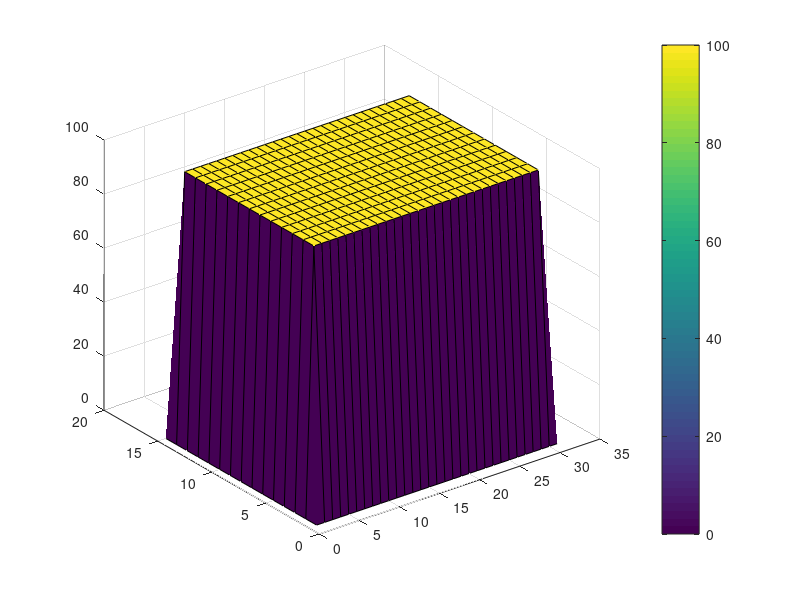

Source code (MATLAB): (Note: this script raises an error after producing the figure.)
clc
clear all
close all

% Calculates E(x,y,k,theta) from energy balance equation.

% The equation to solve is:
% E(x,y,k,th)_{n+1} = E(x,y,k,th)_n + delt * (-Cg cos(th)dE/dx -Cg sin(th)dE/dy + Sin + Snl - Sds).
% Dimensions of x, y, k, th are m, n, ,o, p.

%%%%%%%%%%%%%%%%%%%%%%%%%%%%%%%%%%%%%%%%%%%%%%%%%%%%%%%%%%%%%%%%%%%%%%%%%%%%%%%%%%%%%%%%%%%%%%%%%%%%%%%%%%%%%%%%%%%%%%%%%%%%%%%%%%%%%
%%%%%%%%%%%%%%%%%%%%%%%%%%%%%%%%%%%%%%%%%%%%%%%%%%%%%%%%%%%%%%%%%%%%%%%%%%%%%%%%%%%%%%%%%%%%%%%%%%%%%%%%%%%%%%%%%%%%%%%%%%%%%%%%%%%%%
tic

% prepare log file for commands
dfile=[datestr(now,'mmddyyyy_HHMMSS'),'_FetchLaws.txt'];
diary(dfile);
diary on;

% create output directory for results
parentFolder = fileparts(pwd);
TitanResults = sprintf('%s\\Titan%s', pwd);
if ~exist(TitanResults, 'dir')
  mkdir(TitanResults);
end


%% MODEL SET UP %%

%% global constants %%
kappa = 0.4; % Von-Karman constant

%% grid %%
m = 31; % number of gridpoints in x-direction
n = 15; % number of gridpoints in y-direction
p = 288; % number of angular (th) bins. Note: p must be factorable by 8 for octants.
o = 25; % numner of frequency bins

%% delt:
mindelt = 0.0001; % Minimum delt to minimize oscillations of delt to very small values
maxdelt = 2000.0; % Limit of delt to prevent large values as wind ramps up at startup

%% frequency limits:
f1 = 0.05;
f2=35;

%% frequency bins
oa = 7; % top bin advected
ol = 1:oa; % bin numbers for long frequencies
os = oa+1:o; % bin numbers for short frequencies.
op = [p/2+1:p 1:p/2]; % opposite direction from p 
orm = p:-1:1; % reflected directions (100% reflection at y-boundaries)

% wind profile:
zref = 20; % reference height for wind speed [m]
z = 10; % height of measured wind speed [m]
wfac = 0.035; % winddrift fraction of Uz 

%% LAKE OF INTEREST %%
% Titan, Punga Mare
long = 29; % longitude
lati = 8; % latitude
nu = 0.0031/1e4; % kinematic viscotity [m2/s] for pure methane
sfcT = 0.018; % surface tension of lake [N/m]
rhow = 465; % density of liquid [kg/m3]

%% TITAN CONSTANTS %%
sfcpress = 1.5*[101300]; % surface pressure [Pa].
sfctemp = 92; % surface temperature [K]
kgmolwt = 0.028; % gm molecular weight [Kgm/mol]
RRR = 8.314; % Universal gas constant [J/K/mol]
rhoa = sfcpress*kgmolwt/(RRR*sfctemp); % air density [kg/m3]
g = 1.35; % gravity [m/s2]
nua = 0.0126/1e4; % atmospheric gas viscosity [m2/s]
rhorat = rhoa/rhow; % air/water density ratio

%% WIND CLIMATE %%
gust = 0; % Gust factor applied to wind at each time step
UUvec = [0.4:.1:3.3]; % wind velocities of interest [m/s]
wind_direction = 0; % direction of incoming wind
Cd=1.2*ones(n,n); % coefficient of friction is uniform over entire grid at 1.2

%% wavenumber:
kutoff = 1000; % wavenumber cut-off due to Kelvin-Helmholtz
kcg = sqrt(g*rhow/sfcT); % wavenumber of slowest waves aka capillary-gravity wave minimum
kcgn = 1.0*kcg; % n power min is not shifted wrt kcg
kcga = 1.15*kcg; % a min is shifted above kcg

%% wave angle
waveang = ([0:p-1]-p/2+0.5)*(360/p)*(pi/180);
waveang = repmat(waveang,[o 1 m n]);
waveang=shiftdim(waveang,2);

% theta
th = ([0:p-1]-p/2+0.5)*(360/p)*(pi/180);
tth = ([0:p-1])*(360/p)*(pi/180); % angular difference between short waves and longer waves.

%% indices for refraction rotation.
cw = [p 1:p-1];
ccw = [2:p 1];

%% upwave indices for advective term.
xp = [1 1:m-1];
yp = [1 1:n-1];
xm = [2:m m];
ym = [2:n n];

%% not sure?
cp = find(cos(th) > 0);
cm = find(cos(th) < 0);
sp = find(sin(th) > 0);
sm = find(sin(th) < 0);

% reshape not sure
cth = repmat(cos(th),[o 1 m n]);
cth=shiftdim(cth,2);
sth = repmat(sin(th),[o 1 m n]);
sth=shiftdim(sth,2);
cth2 = repmat(cos(tth).^2,[o 1 m n]);
cth2=shiftdim(cth2,2);

%% facs (fraction?)
mss_fac = 240; % MSS adjustment to Sdiss. 2000 produces very satisfactory overshoot, 400 does not
Sds_fac = 1.0;% This is fac with variable power nnn in Sds.
Sdt_fac = 0.001;
Sbf_fac = 0.002;% Select for bottom roughness. 0.004 is for smooth sandy bottom as in GOM.

%% Geographic deltas?
Delx = 1000.0; % Titan [m]
Dely = 1000.0; % Titan [m]
dely = Dely*ones(m,n,o,p);
delx = Delx*ones(m,n,o,p);
mindelx = min(squeeze(delx(1,:,1,1)));

%% Time to run model
numdays = 1;
Time = 10000; % full time to run
Tsteps =2; % number of times run?
slostart = 1; % what is this?

% for saving data
file = 1; % for filename 

% something for time evolution of model
explim = 0.1;

%%%%%%%%%%%%%%%%%%%%%%%%%%%%%%%%%%%%%%%%%%%%%%%%%%%%%%%%%%%%%%%%%%%%%%%%%%%%%%%%%%%%%%%%%%%%%%%%%%%%%%%%%%%%%%%%%%%%%%%%%%%%%%%%%%%%%
%%%%%%%%%%%%%%%%%%%%%%%%%%%%%%%%%%%%%%%%%%%%%%%%%%%%%%%%%%%%%%%%%%%%%%%%%%%%%%%%%%%%%%%%%%%%%%%%%%%%%%%%%%%%%%%%%%%%%%%%%%%%%%%%%%%%%
%% LAKE GEOMETRY

% LAKE EXAMPLE 1: Constant Depth
D = 100*ones(m,n); % constant liquid depth [m]

% LAKE EXAMPLE 2: Conical Island (how is this a cone?)
%
%ccm=36; % x-location of island
%ccn=26; % y-location of island
%
%D=zeros(m,n); % initialize depth array
% 
% for j1=1:m
%     for j2=1:n
%         D(j1,j2) = 2*abs((j1-ccm) + 1i*(j2-ccn)) - 9;
%     end
% end


D(D<=0) = 0; % all negative depths should be set to zero

% lateral boundaries are absorptive
D(:,1)=0;
D(1,:)= 0;
D(:,end)=0;
D(end,:)=0;

%% ocean currents
Uer=0*D + 0.0; % Eastward current [m/s]
Uei=0*D + 0.0; % Northward current [m/s]

%% PLOT OF BATHYMETRY
[xplot,yplot] = meshgrid(1:m,1:n);
figure;
surf(xplot',yplot',D,'EdgeColor','k')
myc = colorbar;
myc.Label.String = 'Liquid Depth [m]';
title('Lake Model Bathymetry')


%%%%%%%%%%%%%%%%%%%%%%%%%%%%%%%%%%%%%%%%%%%%%%%%%%%%%%%%%%%%%%%%%%%%%%%%%%%%%%%%%%%%%%%%%%%%%%%%%%%%%%%%%%%%%%%%%%%%%%%%%%%%%%%%%%%%%
%%%%%%%%%%%%%%%%%%%%%%%%%%%%%%%%%%%%%%%%%%%%%%%%%%%%%%%%%%%%%%%%%%%%%%%%%%%%%%%%%%%%%%%%%%%%%%%%%%%%%%%%%%%%%%%%%%%%%%%%%%%%%%%%%%%%%

%% Snl %%

% dominant frequency (I think)
dlnf=(log(f2)-log(f1))/(o-1);
f = exp(log(f1)+[0:o-1]*dlnf);
dom = 2*pi*dlnf.*f;

% diffusion in two frequencies (bf1, bf2) and in two directions (bt1, bt2)
%   bf1 + bf2 = 1
%   bt1 + bt2 = 1
bf1 = exp(-15.73*dlnf*dlnf);
bf2 = exp(-15.73*4*dlnf*dlnf); 
bf1a = bf1/(bf1 + bf2);
bf2 = bf2/(bf1 + bf2);
bf1 = bf1a;

% Compute Snl_fac (downshifting is not a function of A)
A = exp(dlnf);
B = A.*A;
fac = bf1.*(1-1/B) + bf2.*(1-1./B.^2);
Snl_fac = ((1.0942/A)^1.9757)/fac;

fprintf('Snl_fac: %.3f\n',Snl_fac);


%%%%%%%%%%%%%%%%%%%%%%%%%%%%%%%%%%%%%%%%%%%%%%%%%%%%%%%%%%%%%%%%%%%%%%%%%%%%%%%%%%%%%%%%%%%%%%%%%%%%%%%%%%%%%%%%%%%%%%%%%%%%%%%%%%%%%
%%%%%%%%%%%%%%%%%%%%%%%%%%%%%%%%%%%%%%%%%%%%%%%%%%%%%%%%%%%%%%%%%%%%%%%%%%%%%%%%%%%%%%%%%%%%%%%%%%%%%%%%%%%%%%%%%%%%%%%%%%%%%%%%%%%%%

%% Sdiss %%

% initialize for computing wavenumbers at each depth in the x,y grid

wn(:,:,:) = ones(m,n,o);
nnn(:,:,:) = ones(m,n,o);
ann(:,:,:) = ones(m,n,o);

addpath 'C:\Users\schne\OneDrive\Desktop\Main\Work\MIT\Github_Repos\umwm_titan' % need to add wavegkt() function call

for jm = 1:m
    for jn = 1:n
        if D(jm,jn) > 0
            wn(jm,jn,:) = WAVEKgT(f,D(jm,jn),g,sfcT,rhow,1e-4); % wave number 
            nnn(jm,jn,:) = 1.2 + 1.3*(abs(2 - (1+3*(wn(jm,jn,:)./kcgn).^2)./(1+(wn(jm,jn,:)./kcgn).^2)).^2.0); % Power of Sds
            ann(jm,jn,:) = 0.04 + 41.96*(abs(2 - (1+3*(wn(jm,jn,:)./kcga).^2)./(1+(wn(jm,jn,:)./kcga).^2)).^4.0); % Power of Sds
        end
    end
end

% reshape the matrix
wn = repmat(wn,[1 1 1 p]);
nnn = repmat(nnn,[1 1 1 p]);
ann = repmat(ann,[1 1 1 p]);
nnn = (2.53/2.5).*nnn;
nnninv = 1./nnn;
D=repmat(D,[1 1 o p]);
f=repmat(f',[1 p m n]);
f=shiftdim(f,2);
dom=repmat(dom',[1 p m n]);
dom=shiftdim(dom,2);


% wave phase velocity
c=(2*pi*f)./wn;
c(D<=0) = 0; % set phase velocity for negative depth to zero

% wave celerity
Cg=zeros(size(c)); % initialize
Cg(D>0) = c(D>0)./2.*(1 + 2*wn(D>0).*D(D>0)./sinh(2*wn(D>0).*D(D>0)) + 2*sfcT.*wn(D>0)./rhow./(g./wn(D>0) + sfcT.*wn(D>0)./rhow)); % Group velocity for all waves [m/s]
Cg(D<=0) = 0;
cgmax = max(max(max(max(Cg))));

% wave frequency?
dwn = ones(m,n,o,p); 
dwn(D>0)=dom(D>0)./abs(Cg(D>0));

% half wavelength
l2=abs(c)./f/2; %wavelength/2;
lz=abs(c)./f/2/pi; % wavelength/2/pi: kz = 1 for drift current action;

% Set half wavelength terms > zref equal to zref 
l2(l2 > zref) = zref;
lz(lz > zref) = zref;

%%%%%%%%%%%%%%%%%%%%%%%%%%%%%%%%%%%%%%%%%%%%%%%%%%%%%%%%%%%%%%%%%%%%%%%%%%%%%%%%%%%%%%%%%%%%%%%%%%%%%%%%%%%%%%%%%%%%%%%%%%%%%%%%%%%%%
%%%%%%%%%%%%%%%%%%%%%%%%%%%%%%%%%%%%%%%%%%%%%%%%%%%%%%%%%%%%%%%%%%%%%%%%%%%%%%%%%%%%%%%%%%%%%%%%%%%%%%%%%%%%%%%%%%%%%%%%%%%%%%%%%%%%%

E = zeros(m,n,o,p); % initializing the energy term in x,y,k,theta with zeros
% Set delt by Courant condition (to enforce stability during time evolution in the finite differencing scheme)
Ccg = Cg + Uer.*cth + Uei.*sth;
delt = 0.7 * mindelx / cgmax; % advection is limited by the Courant condition for stability


% save data to mat file
eval(['save Titan/Titan_',int2str(file),'_ref m n o p f f wn dwn D Uei Uer Cg c delx dely waveang'])
file = file - 1;


%%%%%%%%%%%%%%%%%%%%%%%%%%%%%%%%%%%%%%%%%%%%%%%%%%%%%%%%%%%%%%%%%%%%%%%%%%%%%%%%%%%%%%%%%%%%%%%%%%%%%%%%%%%%%%%%%%%%%%%%%%%%%%%%%%%%%
%%%%%%%%%%%%%%%%%%%%%%%%%%%%%%%%%%%%%%%%%%%%%%%%%%%%%%%%%%%%%%%%%%%%%%%%%%%%%%%%%%%%%%%%%%%%%%%%%%%%%%%%%%%%%%%%%%%%%%%%%%%%%%%%%%%%%

idx = 1; % for frame for gif

for iii = 1:numel(UUvec) % iterate through all wind velocities of interest

    fprintf('Wind velocity: %.2f\n',UUvec(iii));

    file = file + 1; % used for saving data to a specific filename and number
    modt = 0; % something for the time iteration

    U = UUvec(iii).*ones(m,n); % initialize wind vector to have same velocity everywhere on the grid
    Cd = 1.2*ones(m,n); % initialize Cd

    U_z = U + 0.005; % need this small addition to avoid division by zero

    windir =  repmat(wind_direction*ones(m,n),[1 1 o p]); % direction vector map of incoming wind (here it is set to be all uniform direction)

    Cd(U>11) = 0.49 +.065.*U(U>11); % for some reason
    Cd=Cd./1000; % for some reason

%%%%%%%%%%%%%%%%%%%%%%%%%%%%%%%%%%%%%%%%%%%%%%%%%%%%%%%%%%%%%%%%%%%%%%%%%%%%%%%%%%%%%%%%%%%%%%%%%%%%%%%%%%%%%%%%%%%%%%%%%%%%%%%%%%%%%

    for t = 1:Tsteps
        
        sumt = 0; % used for iterating 
        tplot = -1; % counter for plotting a figure every tenth loop
        Newdelt = []; % initialize something

%%%%%%%%%%%%%%%%%%%%%%%%%%%%%%%%%%%%%%%%%%%%%%%%%%%%%%%%%%%%%%%%%%%%%%%%%%%%%%%%%%%%%%%%%%%%%%%%%%%%%%%%%%%%%%%%%%%%%%%%%%%%%%%%%%%%%

        while((Time - sumt) > 0)

            tplot = tplot + 1;

            % wind velocity profile above an interface
            if gust ~= 0 
                U = U.*(1 + gust*randn(size(U))); % adds a random gust to the wind vector field
            end
            Ul = real(U_z.*sqrt(Cd)); % wind friction velocity 
            Ustar = Ul; % save copy to use elsehwere
            U_10 = 2.5*Ustar.*log(10/z) + U_z; % wind velocity profile according to the Law of the Wall
            ustarw = Ustar .* sqrt(rhorat); % something related to shear stress
            Ud = - repmat(ustarw,[1 1 o p])./kappa.*log(lz/z);

            % reshape matrix
            Ul = repmat(Ul,[1 1 o p]);
            U = repmat(U_z,[1 1 o p]);
            Ul = 2.5*Ul.*log(l2/z) + U ;    

            %calculate wind input as a fraction of stress.
            %   Ul = (Ucos(th)-c-drift*cos(phi)).^
            Uer = zeros(size(D)); % need to update this if we want to add it in (why is D include time in dimensions?)
            Uei = zeros(size(D)); % need to update this if we want to add it in
            Ul(D>0)=abs(Ul(D>0).*cos(windir(D>0)-waveang(D>0))-c(D>0)-Ud(D>0).*cos(windir(D>0)-waveang(D>0))-Uer(D>0).*cth(D>0)-Uei(D>0).*sth(D>0))...
                .*(Ul(D>0).*cos(windir(D>0)-waveang(D>0))-c(D>0)-Ud(D>0).*cos(windir(D>0)-waveang(D>0))-Uer(D>0).*cth(D>0)-Uei(D>0).*sth(D>0));

            % adjust input to lower value when waves overrun the wind (as wave speed approaches wind speed the energy extraction becomes less efficient)
            Ula = Ul; % saving a copy
            Ul = 0.11*Ul; % for some reason
            Ul(Ul<0) = Ula(Ul<0)*0.03;% where is this fraction from? UGS
            Ul(cos(windir-waveang)<0) = Ula(cos(windir-waveang)<0)*0.015;% Waves against wind.

 %%%%%%%%%%%%%%%%%%%%%%%%%%%%%%%%%%%%%%%%%%%%%%%%%%%%%%%%%%%%%%%%%%%%%%%%%%%%%%%%%%%%%%%%%%%%%%%%%%%%%%%%%%%%%%%%%%%%%%%%%%%%%%%%%%%%%
            %% Sin -- INPUT TERM

            % input to energy spectrum
            Sin = zeros(size(Ul)); % initialize input
            Sin(D>0) = rhorat*(Ul(D>0).*2*pi.*f(D>0).*wn(D>0)./(g+sfcT.*wn(D>0).*wn(D>0)./rhow));
            % limit energy going into spectrum once waves outrun the wind by using a heavyside function
            Heavyside = ones(size(E)); % ones everywhere until waves outrun the wind
            Heavyside(Sin < 0 & E < 1e-320) = 0;  % zeroed out           
            Sin = Heavyside.*Sin;
            % set Sin = 0 at the land boundaries 
            Sin(D<=0) = 0;
 %%%%%%%%%%%%%%%%%%%%%%%%%%%%%%%%%%%%%%%%%%%%%%%%%%%%%%%%%%%%%%%%%%%%%%%%%%%%%%%%%%%%%%%%%%%%%%%%%%%%%%%%%%%%%%%%%%%%%%%%%%%%%%%%%%%%%
            %% Sds -- DISSIPATION TERM
            %   (1) turbulent dissipation: Sdt = 4 nu_t k^2
            %   (2) bottom friction: Sbf
            for tj = 1:p
                short(:,:,:,tj) = sum(E.*cth2(:,:,:,rem([1:p]-tj+p,p)+1),4)*(360/p)*(pi/180); % something
            end
            short = (cumsum((wn.^3.*short.*dwn),3)-wn.^3.*short.*dwn); % integrated up

            % Calculate turbulent dissipation
            Sdt(:,:,:,:) = repmat(Ustar,[1 1 o p]);
            Sdt = Sdt_fac*sqrt(rhorat).*Sdt.*wn;
            % Calculate bottom friction
            Sbf = zeros(m,n,o,p); % initialize
            Sbf(D>0) = Sbf_fac*wn(D>0)./sinh(2*wn(D>0).*D(D>0));

            % Calculate full dissipation term
            Sds = zeros(size(Sin)); % initialize
            Sds(D>0) = abs(ann(D>0)*2*pi.*f(D>0).*(1+mss_fac*short(D>0)).^2.*(wn(D>0).^4.*E(D>0)).^(nnn(D>0)));
            % set Sds = 0 at land boundaries
            Sds(D<=0) = 0; % LINE 469
 %%%%%%%%%%%%%%%%%%%%%%%%%%%%%%%%%%%%%%%%%%%%%%%%%%%%%%%%%%%%%%%%%%%%%%%%%%%%%%%%%%%%%%%%%%%%%%%%%%%%%%%%%%%%%%%%%%%%%%%%%%%%%%%%%%%%%
            %% Snl -- NON-LINEAR TERM

            Snl = zeros(m,n,o,p); % initialize
            % Spread Snl to 2 next longer wavenumbers exponentially decaying as distance from donating wavenumber
            Snl(:,:,1:end-1,:) = bf1*Snl_fac*(Sds(:,:,2:end,:).*E(:,:,2:end,:).*wn(:,:,2:end,:).*dwn(:,:,2:end,:));
            Snl(:,:,1:end-2,:) = Snl(:,:,1:end-2,:) + bf2*Snl_fac*(Sds(:,:,3:end,:).*E(:,:,3:end,:).*wn(:,:,3:end,:).*dwn(:,:,3:end,:));
            % Renormalize to receiving wavenumber and bandwidth
            Snl(:,:,:,:) = Snl(:,:,:,:)./(wn(:,:,:,:).*dwn(:,:,:,:));
            Snl(:,:,:,:) = Snl(:,:,:,:) - Snl_fac*(Sds(:,:,:,:).*E(:,:,:,:));
            % set Snl = 0 at land
            Snl(D <= 0) = 0;
            
            % Sds_wc -- WHITE-CAPPING DISSIPATION

            Sds_wc = Sds; % make copy of dissipation term
            % Add viscous, turbulent and plunging dissipation after calculation of Snl
            Sds(D>0) = coth(0.2*wn(D>0).*D(D>0)).*Sds(D>0) + Sdt(D>0) + Sbf(D>0) + 4*nu*wn(D>0).^2;
 %%%%%%%%%%%%%%%%%%%%%%%%%%%%%%%%%%%%%%%%%%%%%%%%%%%%%%%%%%%%%%%%%%%%%%%%%%%%%%%%%%%%%%%%%%%%%%%%%%%%%%%%%%%%%%%%%%%%%%%%%%%%%%%%%%%%%
            %% TIME EVOLUTION FOR NEXT MODEL STE{ 

            aa = Sin(:,:,ol,:) - Sds(:,:,ol,:); % input - dissipation
            aa = aa(D(:,:,ol,:)>0); % ignore values on land
            aa = max(abs(aa(:))); % maximum difference between input and dissipation
            aaa = explim; % explim = 0.1 

            % if the dissipation term is zero then do something to aa term whatever that is
            if isnan(aa) == 1
                aa = aaa/maxdelt;
            end

            % new time evolution step (I think)
            newdelt = max([aaa/aa mindelt]);
            % newdelt = delt to give max of 50% growth or decay
            newdelt=min([newdelt maxdelt (Time-sumt) delt]);

            fprintf('newdelt: %.3f\n',newdelt);

            sumt = sumt + newdelt; % total time
            modt = modt + newdelt; % model time 
 %%%%%%%%%%%%%%%%%%%%%%%%%%%%%%%%%%%%%%%%%%%%%%%%%%%%%%%%%%%%%%%%%%%%%%%%%%%%%%%%%%%%%%%%%%%%%%%%%%%%%%%%%%%%%%%%%%%%%%%%%%%%%%%%%%%%%
            %% ENERGY SPECTRUM (PART ONE) -- Sin - 4*nu*k^2 - Sbg

            E1 = zeros(size(E)); % initialize 
            E2(:,:,:,:) = zeros(m,n,o,p); % intialize 
            cath = ones(size(Sds)); % intialize

            fac_exp=(Sin(:,:,ol,:) - Sds(:,:,ol,:)); % exponential term for long waves
            E1(:,:,ol,:) = E(:,:,ol,:).*exp(newdelt*fac_exp); % Long waves.
            E1(:,:,ol,:) = E1(:,:,ol,:) + newdelt*Snl(:,:,ol,:); % add nonlinear term
              
            cath(D>0)=coth(0.2*wn(D>0).*D(D>0));

            fij = find((Sin(:,:,:,:) - 4*nu*wn(:,:,:,:).^2 - Sdt(:,:,:,:) - Sbf(:,:,:,:)) > 0); % index where Sin - 4*nu*k^2 - Sbg is greater than zero
            E2(fij) = wn(fij).^(-4).*((Sin(fij)-4*nu*wn(fij).^2 - Sdt(fij) - Sbf(fij))./(cath(fij).*ann(fij)*2*pi.*f(fij).*(1+mss_fac*short(fij)).^2)).^(nnninv(fij)); 
            
            % set land boundaries to zero
            E2(D<=0) = 0;
            E1(D<=0) = 0;
            % set negative energy to zero
            E2(E2<0) = 0;
            E1(E1<0) = 0;

            E1(:,:,os,:) = E2(:,:,os,:);

            % energy term is complex but amplitude is real
            E1=real(E1);
            E1(E1 < 0)=0;
            % set land boundaries to zero
            E1(D <= 0)=0;
            E(D <= 0)=0;
            % E=(E+E1)/2
            E(:,:,os,:) = E1(:,:,os,:);
            E(:,:,ol,:) = (E(:,:,ol,:)+E1(:,:,ol,:))/2;
%%%%%%%%%%%%%%%%%%%%%%%%%%%%%%%%%%%%%%%%%%%%%%%%%%%%%%%%%%%%%%%%%%%%%%%%%%%%%%%%%%%%%%%%%%%%%%%%%%%%%%%%%%%%%%%%%%%%%%%%%%%%%%%%%%%%%     
            %% ENERGY SPECTRUM (PART TWO) -- Advection term

            advect=zeros(m,n,o,p); % initialize advection
        
            Ccg = Cg + Uer.*cth + Uei.*sth; % group velocity

            % Upwave advection with account taken of varying delx and dely
            advect(:,:,ol,cp)=advect(:,:,ol,cp)+(Ccg(:,:,ol,cp).*cth(:,:,ol,cp).*E(:,:,ol,cp).*dely(:,:,ol,cp)...
                - Ccg(xp,:,ol,cp).*cth(xp,:,ol,cp).*E(xp,:,ol,cp).*dely(xp,:,ol,cp))...
                ./((dely(xp,:,ol,cp) + dely(:,:,ol,cp)).*(delx(xp,:,ol,cp) + delx(:,:,ol,cp)))*4;

            advect(:,:,ol,cm)=advect(:,:,ol,cm)+(Ccg(xm,:,ol,cm).*cth(xm,:,ol,cm).*E(xm,:,ol,cm).*dely(xm,:,ol,cm)...
                - Ccg(:,:,ol,cm).*cth(:,:,ol,cm).*E(:,:,ol,cm).*dely(:,:,ol,cm))...
                ./((dely(:,:,ol,cm) + dely(xm,:,ol,cm)).*(delx(:,:,ol,cm) + delx(xm,:,ol,cm)))*4;
            
            advect(:,:,ol,sp)=advect(:,:,ol,sp)+(Ccg(:,:,ol,sp).*sth(:,:,ol,sp).*E(:,:,ol,sp).*delx(:,:,ol,sp)...
                - Ccg(:,yp,ol,sp).*sth(:,yp,ol,sp).*E(:,yp,ol,sp).*delx(:,yp,ol,sp))...
                ./((dely(:,yp,ol,sp) + dely(:,:,ol,sp)).*(delx(:,yp,ol,sp) + delx(:,:,ol,sp)))*4;
            
            advect(:,:,ol,sm)=advect(:,:,ol,sm)+(Ccg(:,ym,ol,sm).*sth(:,ym,ol,sm).*E(:,ym,ol,sm).*delx(:,ym,ol,sm)...
                - Ccg(:,:,ol,sm).*sth(:,:,ol,sm).*E(:,:,ol,sm).*delx(:,:,ol,sm))...
                ./((dely(:,:,ol,sm) + dely(:,ym,ol,sm)).*(delx(:,:,ol,sm) + delx(:,ym,ol,sm)))*4;
            
            % include advection in energy calculation
            E1(:,:,ol,:) = E1(:,:,ol,:) - newdelt*advect(:,:,ol,:);

            % clean up energy term
            E1(D <= 0)=0; % set land boundaries to zero
            E1=real(E1); % real value amplitude
            E1(E1<0)=0; % negative energy to zero
            E1(D <= 0)=0; % land boundaries to zero
%%%%%%%%%%%%%%%%%%%%%%%%%%%%%%%%%%%%%%%%%%%%%%%%%%%%%%%%%%%%%%%%%%%%%%%%%%%%%%%%%%%%%%%%%%%%%%%%%%%%%%%%%%%%%%%%%%%%%%%%%%%%%%%%%%%%%
            %% ENERGY SPECTRUM (PART THREE) -- ROTATION IN WAVE-CURRENT INTERACTION

            % Refraction including wave-current interaction
            Crot(:,:,ol,:)=(c(xm,:,ol,:)-c(xp,:,ol,:)).*sth(:,:,ol,:)./(delx(xm,:,ol,:)+delx(xp,:,ol,:))...
                -(c(:,ym,ol,:)-c(:,yp,ol,:)).*cth(:,:,ol,:)./(dely(:,ym,ol,:)+dely(:,yp,ol,:));
            
            % Determine if rotation is clockwise or counter clockwise
            Crotcw = zeros(size(Crot)); % initialize
            Crotccw = zeros(size(Crot)); % initialize

            Crotccw(Crot>0) = Crot(Crot>0); % if crot is positive then ccw rotation
            Crotcw(Crot<0) = Crot(Crot<0); % if crot is negative than cw rotation

            Crotccw(Crotccw > (360/p)/newdelt) = (360/p)/newdelt; % something
            Crotcw(Crotcw < -1*(360/p)/newdelt) = -1*(360/p)/newdelt; % something

            % include rotation term in energy spectrum
            E1(:,:,ol,cw) = E1(:,:,ol,cw) - newdelt*Crotcw(:,:,ol,:).*E(:,:,ol,:)/(360/p);
            E1(:,:,ol,:) = E1(:,:,ol,:) + newdelt*Crotcw(:,:,ol,:).*E(:,:,ol,:)/(360/p);
            E1(:,:,ol,ccw) = E1(:,:,ol,ccw) + newdelt*Crotccw(:,:,ol,:).*E(:,:,ol,:)/(360/p);
            E1(:,:,ol,:) = E1(:,:,ol,:) - newdelt*Crotccw(:,:,ol,:).*E(:,:,ol,:)/(360/p);

            % clean up energy term
            E1(E1 < 0)=0; % set negative energy to zero
            E1(D <= 0)=0; % set land boundaries to zero 
            E=real(E1); % only consider the real component amplitude
            E(isnan(E)) = 0; % set all nan balues to zero
            E1 = E; % what is the difference between E, E1, and E2?
            E(D <= 0)=0; % set land boundaries to zero
%%%%%%%%%%%%%%%%%%%%%%%%%%%%%%%%%%%%%%%%%%%%%%%%%%%%%%%%%%%%%%%%%%%%%%%%%%%%%%%%%%%%%%%%%%%%%%%%%%%%%%%%%%%%%%%%%%%%%%%%%%%%%%%%%%%%%
            %% FORM STRESS SPECTRUM

            tauE = sum(wn.*E.*Sin.*cth./c,4)*(360/p)*(pi/180); % wind shear stress spectrum east 
            tauN = sum(wn.*E.*Sin.*sth./c,4)*(360/p)*(pi/180); % wind shear stress spectrum north

            mtail = 0.000112*U_10.*U_10 - 0.01451.*U_10 - 1.0186; % wind speed dependant tail of a slope pinned to the highest wavenumber
            wnh = squeeze(wn(:,:,o,1)); % highest wavenumber

            % include tail to spectrum
            tauE = rhow*(sum((g+sfcT.*squeeze(wn(:,:,:,1)).^2./rhow).*squeeze(dwn(:,:,:,1)).*tauE,3) + ...
                (g+sfcT.*squeeze(wn(:,:,o,1)).^2./rhow).*squeeze(tauE(:,:,o)).*wnh.^(-mtail).*(kutoff.^(mtail+1)-wnh.^(mtail+1))./(mtail+1)); % eastern spectrum
            tauN = rhow*(sum((g+sfcT.*squeeze(wn(:,:,:,1)).^2./rhow).*squeeze(dwn(:,:,:,1)).*tauN,3) + ...
                (g+sfcT.*squeeze(wn(:,:,o,1)).^2./rhow).*squeeze(tauN(:,:,o)).*wnh.^(-mtail).*(kutoff.^(mtail+1)-wnh.^(mtail+1))./(mtail+1)); % northern spectrum


            % frictional velocity at surface 
            Ustar_smooth = reshape(smooth_nu((1-wfac)*U_z(:),z,nua),m,n);
            Ustar_smooth = (Ustar_smooth./U_z).^2;
            Ustar_smooth = U_z.^2.*(0.3333*Ustar_smooth + 0.6667*(Ustar_smooth.^2)./(Ustar_smooth + Cd));

            %Cds =  Ustar_smooth; % save a copy

            % include the frictional velocity term in the shear stress
            tauE = tauE + rhoa*Ustar_smooth.*cos(squeeze(windir(:,:,1,1))); % shear stress to east 
            tauN = tauN + rhoa*Ustar_smooth.*sin(squeeze(windir(:,:,1,1))); % shear stress to north 

            % from the definition of shear stress and law of the wall
            Cd = abs(tauE + 1i*tauN)./rhoa./(U_z.^2); % stress coefficient
%%%%%%%%%%%%%%%%%%%%%%%%%%%%%%%%%%%%%%%%%%%%%%%%%%%%%%%%%%%%%%%%%%%%%%%%%%%%%%%%%%%%%%%%%%%%%%%%%%%%%%%%%%%%%%%%%%%%%%%%%%%%%%%%%%%%%
            %% SIGNIFIGANT HEIGHT & MEAN SLOPE RESULT

            % Integrate spectrum to find significant height 
            ht = sum(dwn.*wn.*E,4)*(360/p)*(pi/180);
            ht = sum(ht,3);
            ht = 4*sqrt(abs(ht));

            % Integrate spectrum to find mean slope 
            ms = sum(dwn.*wn.^3.*E,4)*(360/p)*(pi/180);
            ms = sum(ms,3);
            ms = sqrt(ms);
            
%%%%%%%%%%%%%%%%%%%%%%%%%%%%%%%%%%%%%%%%%%%%%%%%%%%%%%%%%%%%%%%%%%%%%%%%%%%%%%%%%%%%%%%%%%%%%%%%%%%%%%%%%%%%%%%%%%%%%%%%%%%%%%%%%%%%%
            %% PEAK FREQUENCY


%%%%%%%%%%%%%%%%%%%%%%%%%%%%%%%%%%%%%%%%%%%%%%%%%%%%%%%%%%%%%%%%%%%%%%%%%%%%%%%%%%%%%%%%%%%%%%%%%%%%%%%%%%%%%%%%%%%%%%%%%%%%%%%%%%%%%
            %% PLOTTING 

           %if rem(tplot,10) == 0 % plot every 10th time step
                
                % Omnidirectional wavenumber spectrum 
                figure;
                semilogx(squeeze(wn(2,lati,:,p/2)),squeeze(sum(wn([2:4:m],lati,:,:).*E([2:4:m],lati,:,:),4)*(360/p)*(pi/180))','*-');
                grid on;
                title(['Omni directional wavenumber spectra along latitude ',num2str(lati),'. Time = ',num2str(modt/3600),' Hours'])
                
                % SUBPLOTS:
                % (1) Drag coefficient vs Fetch
                figure;
                subplot(321);
                plot(Cd(:,lati).*(U_z(:,lati)./U_10(:,lati)).^2,'.-');
                xlabel('Fetch')
                ylabel('Drag Coefficient')
                grid on;
                
                % (2) k*Sin
                subplot(322);
                semilogx(squeeze(wn(long,lati,:,10)),squeeze(sum(wn(long,lati,:,:).^2.*Sin(long,lati,:,:).*E(long,lati,:,:),4))*(360/p)*(pi/180),'*-');
                title('k*Sin');
                grid on;
                
                % (3a) k*Sds(b) 
                subplot(323);
                semilogx(squeeze(wn(long,lati,:,10)),squeeze(sum(wn(long,lati,:,:).^2.*Sds(long,lati,:,:).*E(long,lati,:,:),4))*(360/p)*(pi/180),'*-');
                hold on;
                
                % (3b) k*Sdt(g)
                subplot(323);
                semilogx(squeeze(wn(long,lati,:,10)),squeeze(sum(wn(long,lati,:,:).^2.*Sdt(long,lati,:,:).*E(long,lati,:,:),4))*(360/p)*(pi/180),'*-g');
                
                % (3c) k*Sbf(r)
                subplot(323);
                semilogx(squeeze(wn(long,lati,:,10)),squeeze(sum(wn(long,lati,:,:).^2.*Sbf(long,lati,:,:).*E(long,lati,:,:),4))*(360/p)*(pi/180),'*-r');
                title('k*Sds(b), k*Sdt(g), k*Sbf(r)');
                grid on
                hold off;

                % (4) k*Snl
                subplot(324);
                semilogx(squeeze(wn(long,lati,:,10)),squeeze(sum(wn(long,lati,:,:).^2.*Snl(long,lati,:,:),4))*(360/p)*(pi/180),'*-');
                title('k*Snl');
                grid on;

                % (5) k*Spectrum
                subplot(325);
                semilogx(squeeze(wn(long,lati,:,10)),squeeze(sum(wn(long,lati,:,:).^2.*E(long,lati,:,:),4))*(360/p)*(pi/180),'*-');
                title('k*spectrum');
                grid on;

                % (6) Sig H and Mean Slope
                subplot(326);
                plot(1:m,ht(:,lati),'.-')
                hold on;
                plot(1:m,ms(:,lati),'--r')
                hold off;
                title('Sig H and Mean Slope')
                grid on;

                % Signifigant Height 
                [xplot,yplot] = meshgrid(1:m,1:n);
                figure;
                surf(xplot',yplot',ht,'EdgeColor','k')
                myc = colorbar;
                myc.Label.String = 'Sig H [m]';
                title(['Sig Wave Height for u = ',num2str(UUvec(iii)),' m/s'])
                frame = getframe(gcf);
                im{idx} = frame2im(frame);
                idx = idx + 1;

                % Integrate spectrum  over wavenumber to plot directional plot of 10th wavelength
                Wavel = sum(squeeze(wn(:,:,10,:)).*squeeze(E(:,:,10,:).*dwn(:,:,10,:)),3)./sum(squeeze(E(:,:,10,:).*dwn(:,:,10,:)),3);
                Wavel = 2*pi./Wavel;Wavel = Wavel.^(0.25); % Wavelength to 1/4 power
                % Direction of one wavelength
                KD = squeeze(sum(dwn(:,:,10,:).*E(:,:,10,:),3));
                Dir_sin = sum(KD.*squeeze(sin(waveang(:,:,10,:))),3)./sum(KD,3);
                Dir_cos = sum(KD.*squeeze(cos(waveang(:,:,10,:))),3)./sum(KD,3); 
                mdir = atan2(Dir_sin,Dir_cos);
                
                figure;
                quiver(Wavel'.*cos(mdir'),Wavel'.*sin(mdir'),0.8,'c');
                title(['Sig.Ht. and \lambda^{1/4}. Time = ',num2str(modt/3600),' Hours'])
                
                figure;
                contour(ht',20)
                myc = colorbar;
                myc.Label.String = 'Sig H [m]';
                grid on;
                title(['Sig.Ht. Time = ',num2str(modt/3600),' Hours'])

                
           %end
           close all;
           cgmax = max(max(max(max((E>1e-320).*Cg)))); % Adjust cgmax for active energy components
            
        end

        % print time update to screen 
        fraction_time_completed = t/Tsteps;
        ttime=toc;
        hours_to_complete = Tsteps/t*ttime/3600;

        fprintf('fraction time completed: %.2f\n',fraction_time_completed);
        fprintf('Seconds so far: %i\n',ttime);
        fprintf('Hours remaining: %.2f\n',hours_to_complete);

        % save data from loop to .mat file
        eval(['save Titan/Titan_',int2str(file),'_',int2str(t),' E ht f oa Cd Sds Sds_wc Sin Snl Sdt Sbf ms'])

    end

    % print wind speeds completed so far to screen
    %[minval,minind] = min(abs(UUvec-U));
    %disp(['Finished Wind Speed ' num2str(UU) ' m/s (' num2str(minind) ' Of ' num2str(numel(UUvec)) ' )']);

end


%% make gif of results
idx_end = idx;
filename = 'SigH.gif'; % Specify the output file name
for idx = 1:idx_end-1
    [A,map] = rgb2ind(im{idx},256);
    if idx == 1
        imwrite(A,map,filename,'gif','LoopCount',Inf,'DelayTime',1);
    else
        imwrite(A,map,filename,'gif','WriteMode','append','DelayTime',1);
    end
end
diary off; % close logging function
